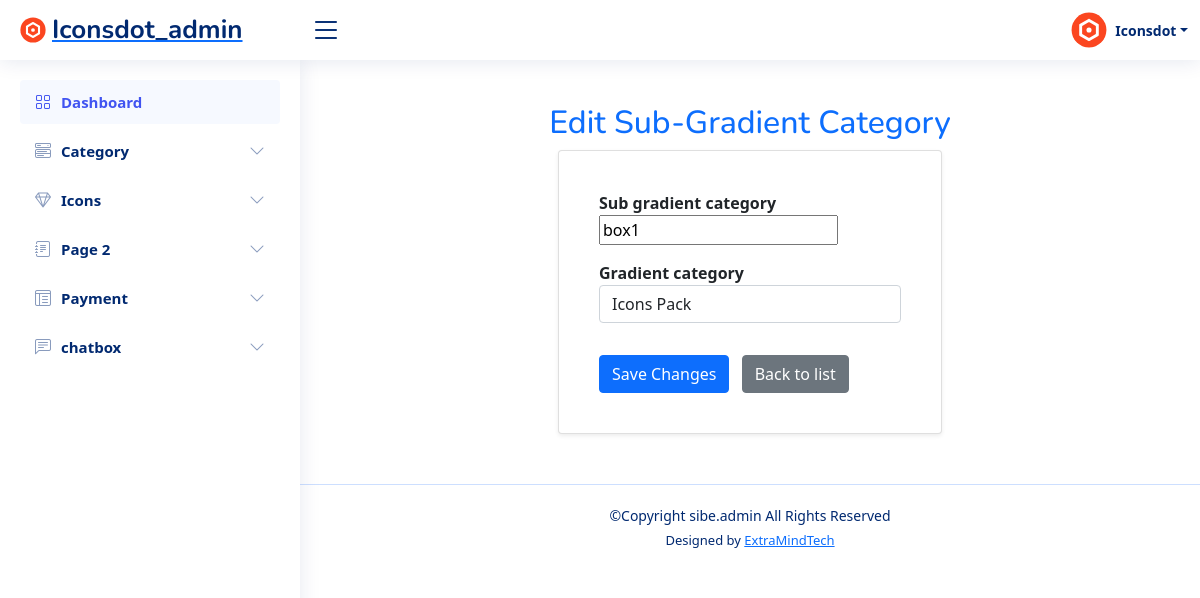
/edit-sub-gradient-category/1/ (signed in), run on the app's committed database.
### icons_app/models.py (models this page shows, shortened)
class Sub_Gradient_Category(models.Model):
    sub_gradient_category=models.CharField(max_length=30)
    featured_image = models.ImageField(upload_to='sub_gradient_images/', null=True, blank=True)  # Added ImageField
    gradient_category=models.ForeignKey(Gradient_Category,on_delete=models.CASCADE,null=True,blank=True)

class Gradient_Category(models.Model):
    gradient_category=models.CharField(max_length=30)
    def __str__(self):
        return self.gradient_category

### admin_app/views.py (the view)
    def _wrapped_view_func(request, *args, **kwargs):
        if 'admin_id' not in request.session:
            return redirect('admin_app:admin_login')
        return view_func(request, *args, **kwargs)

### admin_app/forms.py
class SubGradientCategoryForm(forms.ModelForm):
    class Meta:
        model = Sub_Gradient_Category
        fields = ['sub_gradient_category', 'gradient_category']
        widgets = {
            'gradient_category': forms.Select(attrs={'class': 'form-control'}),
        }

### admin_app/views.py (called while the page is built)
def admin_required(view_func):
    def _wrapped_view_func(request, *args, **kwargs):
        if 'admin_id' not in request.session:
            return redirect('admin_app:admin_login')
        return view_func(request, *args, **kwargs)
    return _wrapped_view_func

@admin_required
def edit_sub_gradient_category(request, id):
    sub_gradient = get_object_or_404(Sub_Gradient_Category, id=id)
    if request.method == 'POST':
        form = SubGradientCategoryForm(request.POST, instance=sub_gradient)
        if form.is_valid():
            form.save()
            return redirect('admin_app:gradient_category_list')
    else:
        form = SubGradientCategoryForm(instance=sub_gradient)
    return render(request, 'edit_sub_gradient_category.html', {'form': form})

### admin_app/templates/edit_sub_gradient_category.html (shortened to what this page needs)
{% extends 'admin_index.html' %}
{% load static %}
{% block main %}
<main id="main" class="main">
    <div class="container mt-4">
        <h2 class="font-weight-bold text-primary text-center">Edit Sub-Gradient Category</h2>
        <div class="row justify-content-center">
            <div class="col-md-8 col-lg-6">
                <div class="card shadow-sm p-4">
                    <div class="card-body">
                        <form method="post">
                            <div class="form-group mb-3">
                                <label for="subGradientCategory"><b>{{ form.sub_gradient_category.label }}</b></label>
                                {{ form.sub_gradient_category }}
                            </div>
                            <div class="form-group mb-3">
                                <label for="gradientCategory"><b>{{ form.gradient_category.label }}</b></label>
                                {{ form.gradient_category }}
                            </div>
                            <button type="submit" class="btn btn-primary mt-3">Save Changes</button>
                            <a href="{% url 'admin_app:gradient_category_list' %}" class="btn btn-secondary mt-3 ms-2">Back to list</a>
                        </form>
                    </div>
                </div>
            </div>
        </div>
    </div>
</main>
{% endblock %}

### admin_app/static/css/admin_style.css (style rules this page uses)
:root { scroll-behavior: smooth; }
body { font-family: "Open Sans", sans-serif; background: #f6f9ff; color: #444444; }
a { color: #4154f1; text-decoration: none; }
h1, h2, h3, h4, h5, h6 { font-family: "Nunito", sans-serif; }
#main { margin-top: 60px; padding: 20px 30px; transition: all 0.3s; }
.card { margin-bottom: 30px; border: none; border-radius: 5px; box-shadow: 0px 0 30px rgba(1, 41, 112, 0.1); }
.card-body { padding: 0 20px 20px 20px; }
@media (min-width: 1200px) { #main, #footer { margin-left: 300px; } }

### data on the page
Sub_Gradient_Category: sub_gradient_category "box1"
Gradient_Category: gradient_category "Icons Pack"
